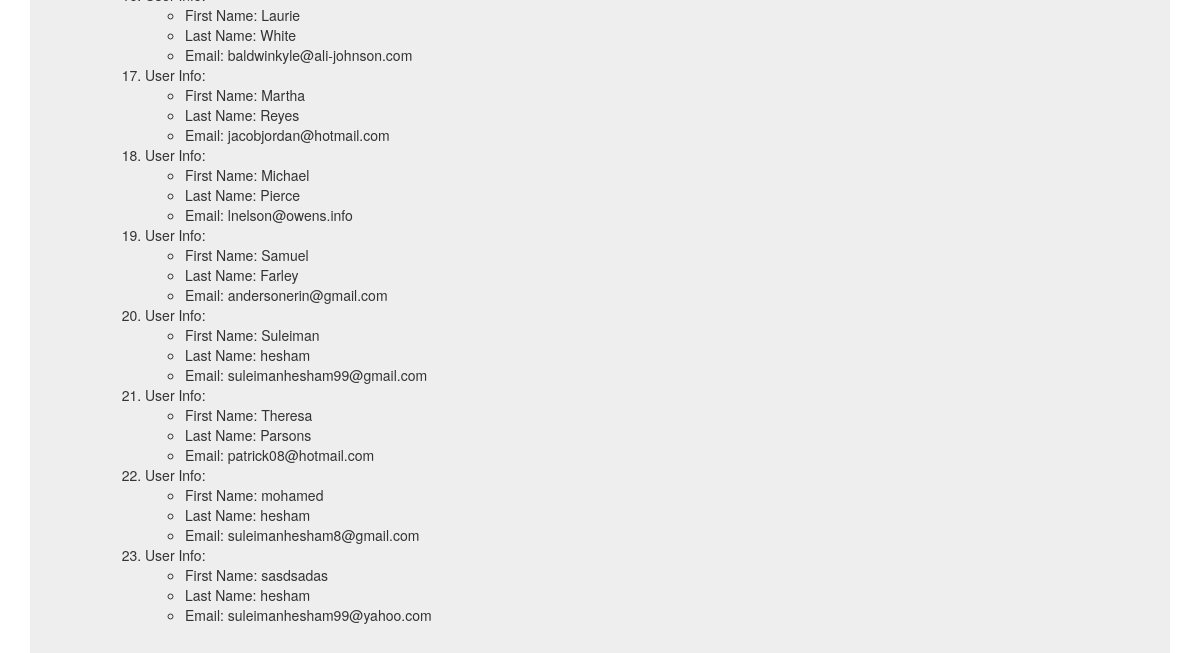
Before: / (lower part) with the older database file.
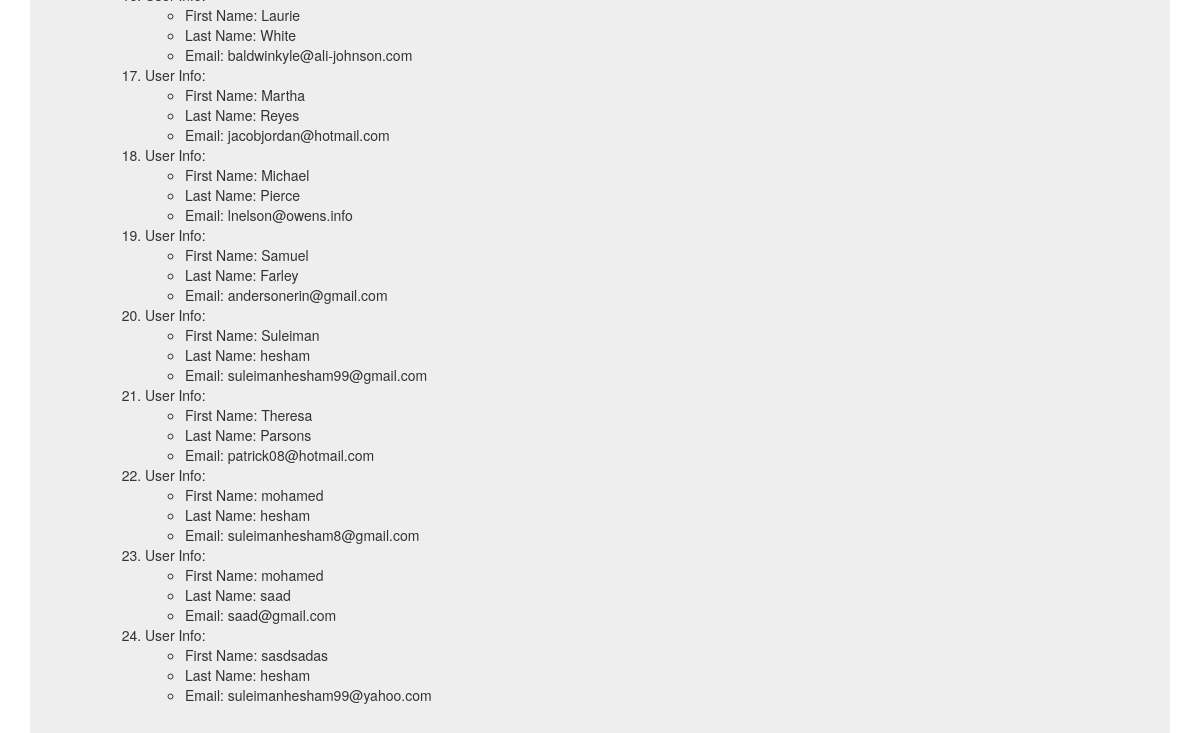
After: the same page with the newer database file.
### sec_app/models.py (models this page shows, shortened)
class User(models.Model):
    first_name = models.CharField(max_length=50)
    last_name = models.CharField(max_length=50)
    email = models.EmailField(max_length=254, unique = True)

### sec_app/views.py (the view)
# urls.py: path('',views.index, name = 'index'),
def index(request):
    users_data = User.objects.order_by('first_name')
    users_dict = {
        'users' : users_data,
    }
    return render(request, 'sec_app/index.html', context = users_dict)

### templates/sec_app/index.html (shortened to what this page needs)
<!DOCTYPE html>
<html lang="en">
<head>
    <link rel="stylesheet" href="https://stackpath.bootstrapcdn.com/bootstrap/3.4.1/css/bootstrap.min.css">
</head>
<body>
    <div class="container">
        <div class="jumbotron">
            <div class="container">
                {% if users %}
                <ol>
                    {% for user in users %}
                    <li>
                        User Info:
                        <ul>
                            <li> First Name: {{ user.first_name }} </li>
                            <li> Last Name: {{user.last_name}} </li>
                            <li> Email: {{user.email}} </li>
                        </ul>
                    </li>
                    {% endfor %}
                </ol>
                {% endif %}
            </div>
        </div>
    </div>
</body>
</html>

Changed rows visible on the page:
added User: first_name "mohamed", last_name "saad", email "saad@gmail.com"
